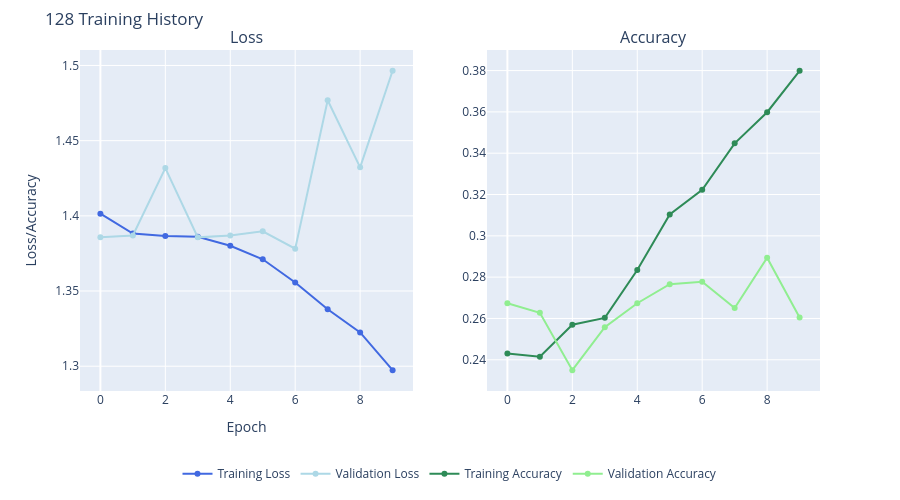
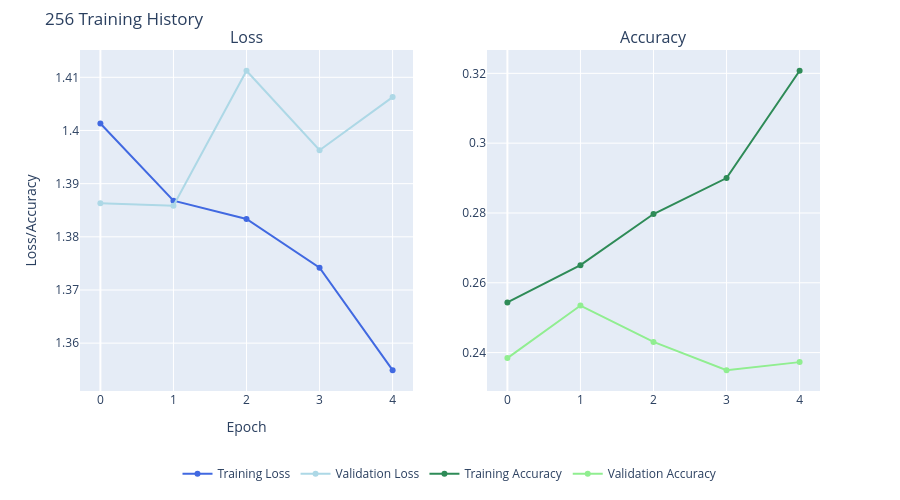
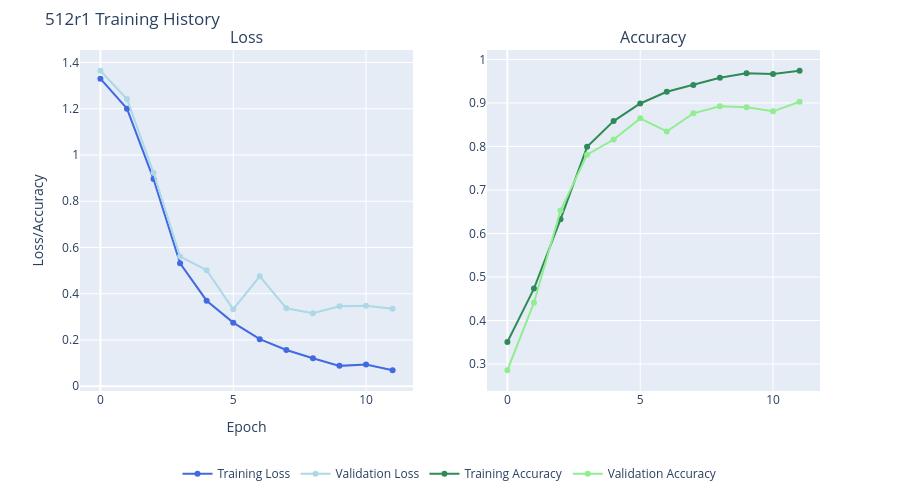
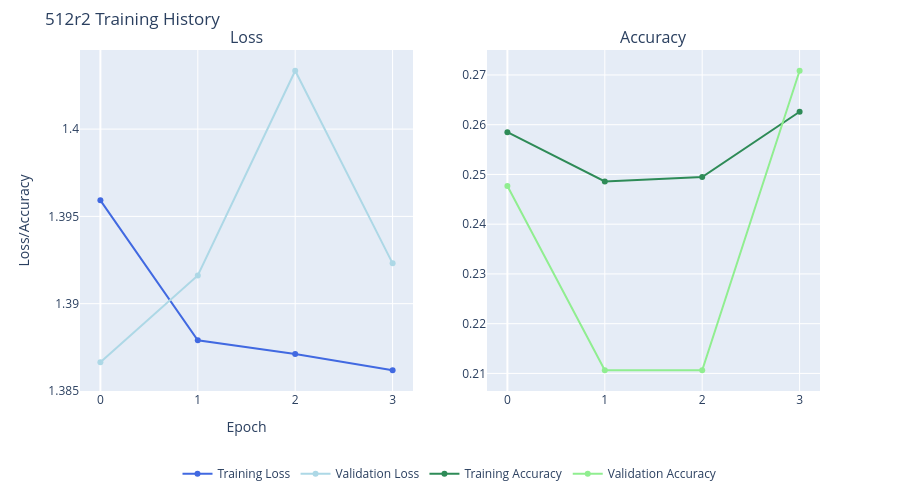

Notebook cell for these charts, in order:
### Code cell
# pass128_plot = plot_training(pass_hist128.history)
print([pass_class['alg'].name for pass_class in pass_classifiers])
[plot_training(model['history'].history, name = model['alg'].name + ' ').show() for model in pass_classifiers]
# for plot in pass_plots:
#     plot.show()

### Figure 1 — Plotly figure (JSON) as saved in the notebook; plotly's stock layout.template omitted (floating-point values rounded to 4 significant figures)
{"data": [{"line": {"color": "royalblue"}, "mode": "lines+markers", "name": "Training Loss", "type": "scatter", "x": [0, 1, 2, 3, 4, 5, 6, 7, 8, 9], "xaxis": "x", "y": [1.401, 1.388, 1.387, 1.386, 1.38, 1.371, 1.356, 1.338, 1.322, 1.297], "yaxis": "y"}, {"line": {"color": "lightblue"}, "mode": "lines+markers", "name": "Validation Loss", "type": "scatter", "x": [0, 1, 2, 3, 4, 5, 6, 7, 8, 9], "xaxis": "x", "y": [1.386, 1.387, 1.432, 1.386, 1.387, 1.39, 1.378, 1.477, 1.432, 1.496], "yaxis": "y"}, {"line": {"color": "seagreen"}, "mode": "lines+markers", "name": "Training Accuracy", "type": "scatter", "x": [0, 1, 2, 3, 4, 5, 6, 7, 8, 9], "xaxis": "x2", "y": [0.2431, 0.2415, 0.2569, 0.2603, 0.2834, 0.3103, 0.3223, 0.3448, 0.3598, 0.3799], "yaxis": "y2"}, {"line": {"color": "lightgreen"}, "mode": "lines+markers", "name": "Validation Accuracy", "type": "scatter", "x": [0, 1, 2, 3, 4, 5, 6, 7, 8, 9], "xaxis": "x2", "y": [0.2674, 0.2627, 0.235, 0.2558, 0.2674, 0.2766, 0.2778, 0.265, 0.2894, 0.2604], "yaxis": "y2"}], "layout": {"annotations": [{"font": {"size": 16}, "showarrow": false, "text": "Loss", "x": 0.225, "xanchor": "center", "xref": "paper", "y": 1, "yanchor": "bottom", "yref": "paper"}, {"font": {"size": 16}, "showarrow": false, "text": "Accuracy", "x": 0.775, "xanchor": "center", "xref": "paper", "y": 1, "yanchor": "bottom", "yref": "paper"}], "height": 500, "legend": {"orientation": "h", "x": 0.5, "xanchor": "center", "y": -0.2}, "margin": {"b": 100, "t": 50}, "title": {"text": "128 Training History"}, "width": 900, "xaxis": {"anchor": "y", "domain": [0, 0.45], "title": {"text": "Epoch"}}, "xaxis2": {"anchor": "y2", "domain": [0.55, 1]}, "yaxis": {"anchor": "x", "domain": [0, 1], "title": {"text": "Loss/Accuracy"}}, "yaxis2": {"anchor": "x2", "domain": [0, 1]}}}

### Figure 2 — Plotly figure (JSON) as saved in the notebook; plotly's stock layout.template omitted (floating-point values rounded to 4 significant figures)
{"data": [{"line": {"color": "royalblue"}, "mode": "lines+markers", "name": "Training Loss", "type": "scatter", "x": [0, 1, 2, 3, 4], "xaxis": "x", "y": [1.401, 1.387, 1.383, 1.374, 1.355], "yaxis": "y"}, {"line": {"color": "lightblue"}, "mode": "lines+markers", "name": "Validation Loss", "type": "scatter", "x": [0, 1, 2, 3, 4], "xaxis": "x", "y": [1.386, 1.386, 1.411, 1.396, 1.406], "yaxis": "y"}, {"line": {"color": "seagreen"}, "mode": "lines+markers", "name": "Training Accuracy", "type": "scatter", "x": [0, 1, 2, 3, 4], "xaxis": "x2", "y": [0.2544, 0.265, 0.2797, 0.29, 0.3207], "yaxis": "y2"}, {"line": {"color": "lightgreen"}, "mode": "lines+markers", "name": "Validation Accuracy", "type": "scatter", "x": [0, 1, 2, 3, 4], "xaxis": "x2", "y": [0.2384, 0.2535, 0.2431, 0.235, 0.2373], "yaxis": "y2"}], "layout": {"annotations": [{"font": {"size": 16}, "showarrow": false, "text": "Loss", "x": 0.225, "xanchor": "center", "xref": "paper", "y": 1, "yanchor": "bottom", "yref": "paper"}, {"font": {"size": 16}, "showarrow": false, "text": "Accuracy", "x": 0.775, "xanchor": "center", "xref": "paper", "y": 1, "yanchor": "bottom", "yref": "paper"}], "height": 500, "legend": {"orientation": "h", "x": 0.5, "xanchor": "center", "y": -0.2}, "margin": {"b": 100, "t": 50}, "title": {"text": "256 Training History"}, "width": 900, "xaxis": {"anchor": "y", "domain": [0, 0.45], "title": {"text": "Epoch"}}, "xaxis2": {"anchor": "y2", "domain": [0.55, 1]}, "yaxis": {"anchor": "x", "domain": [0, 1], "title": {"text": "Loss/Accuracy"}}, "yaxis2": {"anchor": "x2", "domain": [0, 1]}}}

### Figure 3 — Plotly figure (JSON) as saved in the notebook; plotly's stock layout.template omitted (floating-point values rounded to 4 significant figures)
{"data": [{"line": {"color": "royalblue"}, "mode": "lines+markers", "name": "Training Loss", "type": "scatter", "x": [0, 1, 2, 3, 4, 5, 6, 7, 8, 9, 10, 11], "xaxis": "x", "y": [1.33, 1.2, 0.8958, 0.5315, 0.37, 0.2751, 0.2037, 0.1566, 0.1213, 0.08813, 0.0938, 0.0694], "yaxis": "y"}, {"line": {"color": "lightblue"}, "mode": "lines+markers", "name": "Validation Loss", "type": "scatter", "x": [0, 1, 2, 3, 4, 5, 6, 7, 8, 9, 10, 11], "xaxis": "x", "y": [1.364, 1.242, 0.9231, 0.5611, 0.5019, 0.333, 0.4756, 0.3373, 0.3155, 0.3455, 0.348, 0.3352], "yaxis": "y"}, {"line": {"color": "seagreen"}, "mode": "lines+markers", "name": "Training Accuracy", "type": "scatter", "x": [0, 1, 2, 3, 4, 5, 6, 7, 8, 9, 10, 11], "xaxis": "x2", "y": [0.3507, 0.4734, 0.6327, 0.7993, 0.8584, 0.8988, 0.9257, 0.9414, 0.9578, 0.9685, 0.9667, 0.9739], "yaxis": "y2"}, {"line": {"color": "lightgreen"}, "mode": "lines+markers", "name": "Validation Accuracy", "type": "scatter", "x": [0, 1, 2, 3, 4, 5, 6, 7, 8, 9, 10, 11], "xaxis": "x2", "y": [0.2859, 0.441, 0.6528, 0.7812, 0.816, 0.8646, 0.8345, 0.8762, 0.8924, 0.89, 0.8808, 0.9028], "yaxis": "y2"}], "layout": {"annotations": [{"font": {"size": 16}, "showarrow": false, "text": "Loss", "x": 0.225, "xanchor": "center", "xref": "paper", "y": 1, "yanchor": "bottom", "yref": "paper"}, {"font": {"size": 16}, "showarrow": false, "text": "Accuracy", "x": 0.775, "xanchor": "center", "xref": "paper", "y": 1, "yanchor": "bottom", "yref": "paper"}], "height": 500, "legend": {"orientation": "h", "x": 0.5, "xanchor": "center", "y": -0.2}, "margin": {"b": 100, "t": 50}, "title": {"text": "512r1 Training History"}, "width": 900, "xaxis": {"anchor": "y", "domain": [0, 0.45], "title": {"text": "Epoch"}}, "xaxis2": {"anchor": "y2", "domain": [0.55, 1]}, "yaxis": {"anchor": "x", "domain": [0, 1], "title": {"text": "Loss/Accuracy"}}, "yaxis2": {"anchor": "x2", "domain": [0, 1]}}}

### Figure 4 — Plotly figure (JSON) as saved in the notebook; plotly's stock layout.template omitted (floating-point values rounded to 4 significant figures)
{"data": [{"line": {"color": "royalblue"}, "mode": "lines+markers", "name": "Training Loss", "type": "scatter", "x": [0, 1, 2, 3], "xaxis": "x", "y": [1.396, 1.388, 1.387, 1.386], "yaxis": "y"}, {"line": {"color": "lightblue"}, "mode": "lines+markers", "name": "Validation Loss", "type": "scatter", "x": [0, 1, 2, 3], "xaxis": "x", "y": [1.387, 1.392, 1.403, 1.392], "yaxis": "y"}, {"line": {"color": "seagreen"}, "mode": "lines+markers", "name": "Training Accuracy", "type": "scatter", "x": [0, 1, 2, 3], "xaxis": "x2", "y": [0.2585, 0.2486, 0.2495, 0.2626], "yaxis": "y2"}, {"line": {"color": "lightgreen"}, "mode": "lines+markers", "name": "Validation Accuracy", "type": "scatter", "x": [0, 1, 2, 3], "xaxis": "x2", "y": [0.2477, 0.2106, 0.2106, 0.2708], "yaxis": "y2"}], "layout": {"annotations": [{"font": {"size": 16}, "showarrow": false, "text": "Loss", "x": 0.225, "xanchor": "center", "xref": "paper", "y": 1, "yanchor": "bottom", "yref": "paper"}, {"font": {"size": 16}, "showarrow": false, "text": "Accuracy", "x": 0.775, "xanchor": "center", "xref": "paper", "y": 1, "yanchor": "bottom", "yref": "paper"}], "height": 500, "legend": {"orientation": "h", "x": 0.5, "xanchor": "center", "y": -0.2}, "margin": {"b": 100, "t": 50}, "title": {"text": "512r2 Training History"}, "width": 900, "xaxis": {"anchor": "y", "domain": [0, 0.45], "title": {"text": "Epoch"}}, "xaxis2": {"anchor": "y2", "domain": [0.55, 1]}, "yaxis": {"anchor": "x", "domain": [0, 1], "title": {"text": "Loss/Accuracy"}}, "yaxis2": {"anchor": "x2", "domain": [0, 1]}}}
